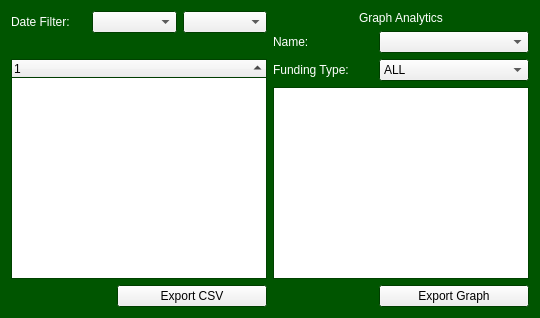
      <widget class="QWidget" name="grant_tab">
       <property name="palette">
        <palette>
         <active>
          <colorrole role="Base">
           <brush brushstyle="SolidPattern">
            <color alpha="255">
             <red>255</red>
             <green>255</green>
             <blue>255</blue>
            </color>
           </brush>
          </colorrole>
          <colorrole role="Window">
           <brush brushstyle="SolidPattern">
            <color alpha="255">
             <red>0</red>
             <green>85</green>
             <blue>0</blue>
            </color>
           </brush>
          </colorrole>
         </active>
         <inactive>
          <colorrole role="Base">
           <brush brushstyle="SolidPattern">
            <color alpha="255">
             <red>255</red>
             <green>255</green>
             <blue>255</blue>
            </color>
           </brush>
          </colorrole>
          <colorrole role="Window">
           <brush brushstyle="SolidPattern">
            <color alpha="255">
             <red>0</red>
             <green>85</green>
             <blue>0</blue>
            </color>
           </brush>
          </colorrole>
         </inactive>
         <disabled>
          <colorrole role="Base">
           <brush brushstyle="SolidPattern">
            <color alpha="255">
             <red>0</red>
             <green>85</green>
             <blue>0</blue>
            </color>
           </brush>
          </colorrole>
          <colorrole role="Window">
           <brush brushstyle="SolidPattern">
            <color alpha="255">
             <red>0</red>
             <green>85</green>
             <blue>0</blue>
            </color>
           </brush>
          </colorrole>
         </disabled>
        </palette>
       </property>
       <property name="autoFillBackground">
        <bool>true</bool>
       </property>
       <attribute name="title">
        <string>GRANTS</string>
       </attribute>
       <layout class="QGridLayout" name="gridLayout_4">
        <item row="0" column="0">
         <layout class="QVBoxLayout" name="verticalLayout_11">
          <item>
           <layout class="QHBoxLayout" name="horizontalLayout_10">
            <item>
             <widget class="QLabel" name="date_filter_lbl_grnt">
              <property name="minimumSize">
               <size>
                <width>75</width>
                <height>0</height>
               </size>
              </property>
              <property name="maximumSize">
               <size>
                <width>75</width>
                <height>16777215</height>
               </size>
              </property>
              <property name="palette">
               <palette>
                <active>
                 <colorrole role="WindowText">
                  <brush brushstyle="SolidPattern">
                   <color alpha="255">
                    <red>255</red>
                    <green>255</green>
                    <blue>255</blue>
                   </color>
                  </brush>
                 </colorrole>
                </active>
                <inactive>
                 <colorrole role="WindowText">
                  <brush brushstyle="SolidPattern">
                   <color alpha="255">
                    <red>255</red>
                    <green>255</green>
                    <blue>255</blue>
                   </color>
                  </brush>
                 </colorrole>
                </inactive>
                <disabled>
                 <colorrole role="WindowText">
                  <brush brushstyle="SolidPattern">
                   <color alpha="255">
                    <red>120</red>
                    <green>120</green>
                    <blue>120</blue>
                   </color>
                  </brush>
                 </colorrole>
                </disabled>
               </palette>
              </property>
              <property name="text">
               <string>Date Filter:</string>
              </property>
             </widget>
            </item>
            <item>
             <widget class="QComboBox" name="start_date_combo_grnt"/>
            </item>
            <item>
             <widget class="QComboBox" name="end_date_combo_grnt">
              <property name="minimumSize">
               <size>
                <width>0</width>
                <height>0</height>
               </size>
              </property>
             </widget>
            </item>
           </layout>
          </item>
          <item>
           <widget class="QLabel" name="domain_lbl_grnt">
            <property name="palette">
             <palette>
              <active>
               <colorrole role="WindowText">
                <brush brushstyle="SolidPattern">
                 <color alpha="255">
                  <red>255</red>
                  <green>255</green>
                  <blue>255</blue>
                 </color>
                </brush>
               </colorrole>
              </active>
              <inactive>
               <colorrole role="WindowText">
                <brush brushstyle="SolidPattern">
                 <color alpha="255">
                  <red>255</red>
                  <green>255</green>
                  <blue>255</blue>
                 </color>
                </brush>
               </colorrole>
              </inactive>
              <disabled>
               <colorrole role="WindowText">
                <brush brushstyle="SolidPattern">
                 <color alpha="255">
                  <red>120</red>
                  <green>120</green>
                  <blue>120</blue>
                 </color>
                </brush>
               </colorrole>
              </disabled>
             </palette>
            </property>
            <property name="text">
             <string/>
            </property>
            <property name="alignment">
             <set>Qt::AlignCenter</set>
            </property>
           </widget>
          </item>
          <item>
           <widget class="QTreeWidget" name="tree_list_grnt">
            <property name="sortingEnabled">
             <bool>true</bool>
            </property>
            <column>
             <property name="text">
              <string notr="true">1</string>
             </property>
            </column>
           </widget>
          </item>
         </layout>
        </item>
        <item row="1" column="0">
         <layout class="QHBoxLayout" name="horizontalLayout_12">
          <item>
           <spacer name="horizontalSpacer_2">
            <property name="orientation">
             <enum>Qt::Horizontal</enum>
            </property>
            <property name="sizeHint" stdset="0">
             <size>
              <width>40</width>
              <height>20</height>
             </size>
            </property>
           </spacer>
          </item>
          <item>
           <widget class="QPushButton" name="btnExportCSVGrant">
            <property name="sizePolicy">
             <sizepolicy hsizetype="Fixed" vsizetype="Fixed">
              <horstretch>0</horstretch>
              <verstretch>0</verstretch>
             </sizepolicy>
            </property>
            <property name="minimumSize">
             <size>
              <width>150</width>
              <height>0</height>
             </size>
            </property>
            <property name="text">
             <string>Export CSV</string>
            </property>
           </widget>
          </item>
         </layout>
        </item>
        <item row="0" column="1" rowspan="2">
         <layout class="QVBoxLayout" name="verticalLayout_12">
          <item>
           <widget class="QLabel" name="graph_lbl_grnt">
            <property name="palette">
             <palette>
              <active>
               <colorrole role="WindowText">
                <brush brushstyle="SolidPattern">
                 <color alpha="255">
                  <red>255</red>
                  <green>255</green>
                  <blue>255</blue>
                 </color>
                </brush>
               </colorrole>
              </active>
              <inactive>
               <colorrole role="WindowText">
                <brush brushstyle="SolidPattern">
                 <color alpha="255">
                  <red>255</red>
                  <green>255</green>
                  <blue>255</blue>
                 </color>
                </brush>
               </colorrole>
              </inactive>
              <disabled>
               <colorrole role="WindowText">
                <brush brushstyle="SolidPattern">
                 <color alpha="255">
                  <red>120</red>
                  <green>120</green>
                  <blue>120</blue>
                 </color>
                </brush>
               </colorrole>
              </disabled>
             </palette>
            </property>
            <property name="text">
             <string>Graph Analytics</string>
            </property>
            <property name="alignment">
             <set>Qt::AlignCenter</set>
            </property>
           </widget>
          </item>
          <item>
           <layout class="QHBoxLayout" name="horizontalLayout_2">
            <item>
             <widget class="QLabel" name="name_lbl_grnt">
              <property name="maximumSize">
               <size>
                <width>100</width>
                <height>40</height>
               </size>
              </property>
              <property name="palette">
               <palette>
                <active>
                 <colorrole role="WindowText">
                  <brush brushstyle="SolidPattern">
                   <color alpha="255">
                    <red>255</red>
                    <green>255</green>
                    <blue>255</blue>
                   </color>
                  </brush>
                 </colorrole>
                </active>
                <inactive>
                 <colorrole role="WindowText">
                  <brush brushstyle="SolidPattern">
                   <color alpha="255">
                    <red>255</red>
                    <green>255</green>
                    <blue>255</blue>
                   </color>
                  </brush>
                 </colorrole>
                </inactive>
                <disabled>
                 <colorrole role="WindowText">
                  <brush brushstyle="SolidPattern">
                   <color alpha="255">
                    <red>120</red>
                    <green>120</green>
                    <blue>120</blue>
                   </color>
                  </brush>
                 </colorrole>
                </disabled>
               </palette>
              </property>
              <property name="text">
               <string>Name:</string>
              </property>
             </widget>
            </item>
            <item>
             <widget class="QComboBox" name="name_combo_grnt">
              <property name="currentText">
               <string/>
              </property>
              <property name="currentIndex">
               <number>-1</number>
              </property>
             </widget>
            </item>
           </layout>
          </item>
          <item>
           <layout class="QHBoxLayout" name="horizontalLayout_3">
            <item>
             <widget class="QLabel" name="type_lbl_grnt">
              <property name="maximumSize">
               <size>
                <width>100</width>
                <height>40</height>
               </size>
              </property>
              <property name="palette">
               <palette>
                <active>
                 <colorrole role="WindowText">
                  <brush brushstyle="SolidPattern">
                   <color alpha="255">
                    <red>255</red>
                    <green>255</green>
                    <blue>255</blue>
                   </color>
                  </brush>
                 </colorrole>
                </active>
                <inactive>
                 <colorrole role="WindowText">
                  <brush brushstyle="SolidPattern">
                   <color alpha="255">
                    <red>255</red>
                    <green>255</green>
                    <blue>255</blue>
                   </color>
                  </brush>
                 </colorrole>
                </inactive>
                <disabled>
                 <colorrole role="WindowText">
                  <brush brushstyle="SolidPattern">
                   <color alpha="255">
                    <red>120</red>
                    <green>120</green>
                    <blue>120</blue>
                   </color>
                  </brush>
                 </colorrole>
                </disabled>
               </palette>
              </property>
              <property name="text">
               <string>Funding Type:</string>
              </property>
             </widget>
            </item>
            <item>
             <widget class="QComboBox" name="type_combo_grnt">
              <item>
               <property name="text">
                <string>ALL</string>
               </property>
              </item>
             </widget>
            </item>
           </layout>
          </item>
          <item>
           <widget class="QGraphicsView" name="graph_area_grnt">
            <property name="enabled">
             <bool>true</bool>
            </property>
           </widget>
          </item>
          <item>
           <layout class="QHBoxLayout" name="horizontalLayout_24">
            <item>
             <spacer name="horizontalSpacer_7">
              <property name="orientation">
               <enum>Qt::Horizontal</enum>
              </property>
              <property name="sizeHint" stdset="0">
               <size>
                <width>40</width>
                <height>20</height>
               </size>
              </property>
             </spacer>
            </item>
            <item>
             <widget class="QPushButton" name="btnExportGraphGrant">
              <property name="sizePolicy">
               <sizepolicy hsizetype="Fixed" vsizetype="Fixed">
                <horstretch>0</horstretch>
                <verstretch>0</verstretch>
               </sizepolicy>
              </property>
              <property name="minimumSize">
               <size>
                <width>150</width>
                <height>0</height>
               </size>
              </property>
              <property name="text">
               <string>Export Graph</string>
              </property>
             </widget>
            </item>
           </layout>
          </item>
         </layout>
        </item>
       </layout>
      </widget>
